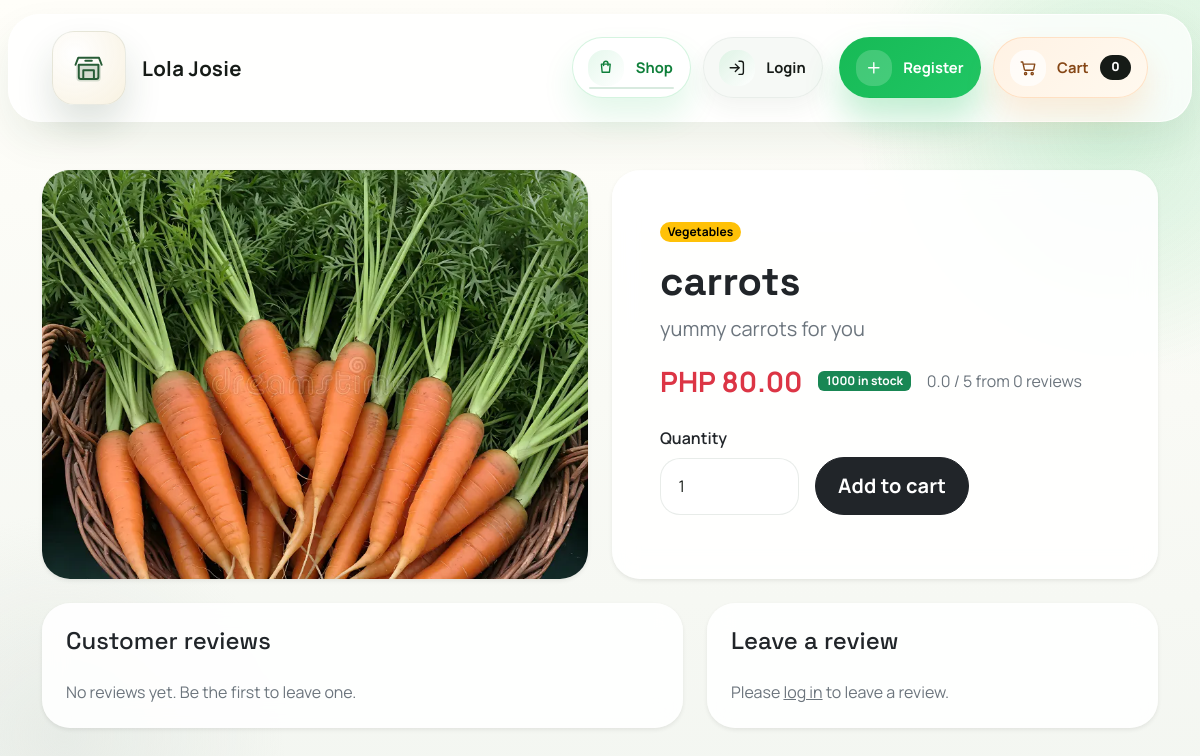
Page /products/carrots/ on the earlier database version.
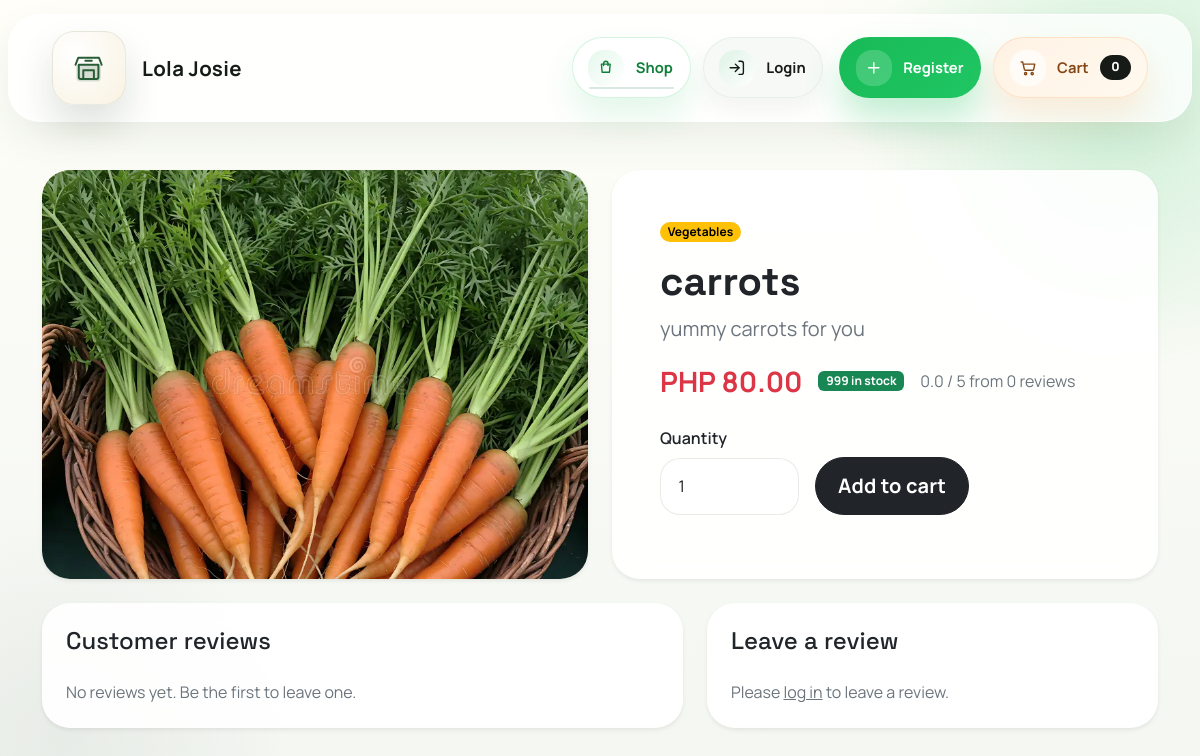
Same page on the later database version.
### products/models.py (models this page shows, shortened)
class Product(models.Model):
    category = models.ForeignKey(
        Category,
        on_delete=models.PROTECT,
        related_name="products",
    )
    name = models.CharField(max_length=200)
    slug = models.SlugField(max_length=220, unique=True, blank=True)
    description = models.TextField()
    price = models.DecimalField(max_digits=10, decimal_places=2)
    stock = models.PositiveIntegerField(default=0)
    image = models.ImageField(upload_to=product_image_upload_path, blank=True, null=True)
    is_active = models.BooleanField(default=True)
    created_at = models.DateTimeField(auto_now_add=True)
    updated_at = models.DateTimeField(auto_now=True)
    class Meta:
        ordering = ["name"]

class Category(models.Model):
    name = models.CharField(max_length=120, unique=True)
    slug = models.SlugField(max_length=140, unique=True, blank=True)
    description = models.TextField(blank=True)
    class Meta:
        ordering = ["name"]
        verbose_name_plural = "categories"

### products/views.py (the view)
# urls.py: path("products/<slug:slug>/", ProductDetailAPIView.as_view(), name="product_detail"),
def product_detail(request, slug):
    product = get_object_or_404(
        Product.objects.select_related("category")
        .annotate(avg_rating=Avg("reviews__rating"), review_total=Count("reviews")),
        slug=slug,
        is_active=True,
    )
    reviews = product.reviews.select_related("user").order_by("-created_at")
    user_review = None
    review_form = None
    if request.user.is_authenticated:
        user_review = Review.objects.filter(user=request.user, product=product).first()
        review_form = ReviewForm(instance=user_review)
    return render(
        request,
        "products/product_detail.html",
        {
            "product": product,
            "reviews": reviews,
            "cart_form": CartAddProductForm(initial={"quantity": 1}),
            "review_form": review_form,
            "user_review": user_review,
        },
    )

### cart/forms.py
class CartAddProductForm(forms.Form):
    quantity = forms.IntegerField(
        min_value=1,
        initial=1,
        widget=forms.NumberInput(attrs={"class": "form-control", "min": 1}),
    )
    override = forms.BooleanField(
        required=False,
        initial=False,
        widget=forms.HiddenInput(),
    )

### cart/cart.py (called while the page is built)
    def __len__(self):
        return sum(self.cart.values())

### cart/context_processors.py (called while the page is built)
def cart_summary(request):
    return {"cart_item_count": len(Cart(request))}

### config/context_processors.py (called while the page is built)
def site_meta(request):
    return {
        "site_name": settings.SITE_NAME,
        "site_tagline": settings.SITE_TAGLINE,
    }

### users/admin_access.py (called while the page is built)
def is_admin_user(user):
    return user.is_authenticated and (user.is_staff or user.is_superuser)

### templates/products/product_detail.html (shortened to what the changed rows need)
{% extends "base.html" %}
{% block content %}
<div class="row g-4 mb-4">
    <div class="col-lg-6">
        <div class="card border-0 shadow-sm overflow-hidden">
            {% if product.image %}
                <img src="{{ product.image.url }}" class="img-fluid product-image" alt="{{ product.name }}">
            {% else %}
                <div class="product-image product-image-placeholder d-flex align-items-center justify-content-center">No image uploaded</div>
            {% endif %}
        </div>
    </div>
    <div class="col-lg-6">
        <div class="card border-0 shadow-sm h-100">
            <div class="card-body p-4 p-lg-5">
                <span class="badge text-bg-warning rounded-pill mb-3">{{ product.category.name }}</span>
                <h1 class="display-6 fw-bold">{{ product.name }}</h1>
                <p class="text-secondary fs-5 mb-3">{{ product.description }}</p>
                <div class="d-flex flex-wrap align-items-center gap-3 mb-4">
                    <strong class="fs-3 text-danger">PHP {{ product.price }}</strong>
                    <span class="badge {% if product.stock > 0 %}text-bg-success{% else %}text-bg-secondary{% endif %}">
                        {% if product.stock > 0 %}{{ product.stock }} in stock{% else %}Out of stock{% endif %}
                    </span>
                    <span class="text-secondary">{{ product.avg_rating|default:0|floatformat:1 }} / 5 from {{ product.review_total }} review{{ product.review_total|pluralize }}</span>
                </div>
                <form action="{% url 'cart:cart_add' product.id %}" method="post" class="row g-3 align-items-end">
                    <div class="col-sm-4">
                    </div>
                    <div class="col-sm-8">
                    </div>
                </form>
            </div>
        </div>
    </div>
</div>
<div class="row g-4">
    <div class="col-lg-7">
        <div class="card border-0 shadow-sm h-100">
            <div class="card-body p-4">
                <h2 class="h4 mb-4">Customer reviews</h2>
            </div>
        </div>
    </div>
    <div class="col-lg-5">
        <div class="card border-0 shadow-sm h-100">
            <div class="card-body p-4">
                <h2 class="h4 mb-4">{% if user_review %}Update your review{% else %}Leave a review{% endif %}</h2>
            </div>
        </div>
    </div>
</div>
{% endblock %}

Differences in the rows shown:
changed Product "carrots": stock "1000" → "999"
